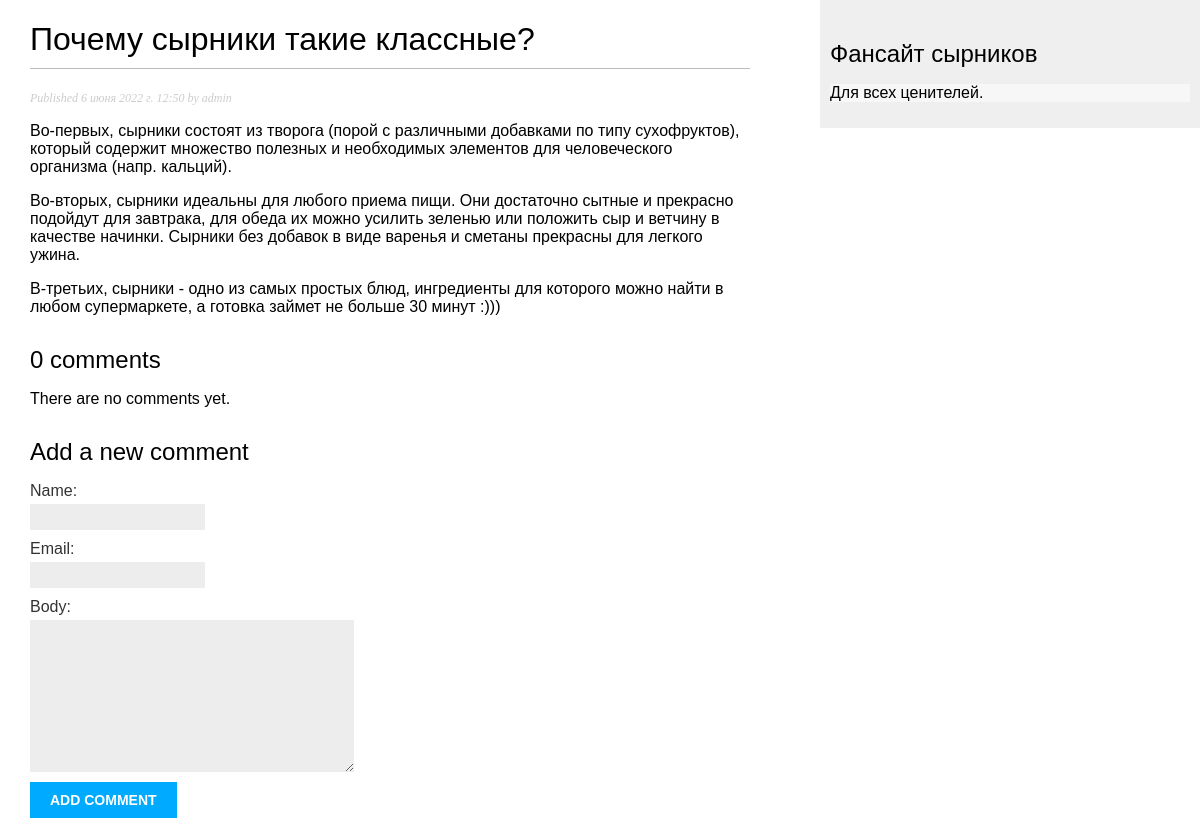
The page /blog/6/ on the database its author committed.
### blog/models.py (models this page shows, shortened)
class Post(models.Model):
    class Status(models.TextChoices):
        DRAFT = 'DF', 'Draft'
        PUBLISHED = 'PB', 'Published'
    title = models.CharField(max_length=250)
    slug = models.SlugField(max_length=250)
    author = models.ForeignKey(User, on_delete=models.CASCADE, related_name='blog_posts')
    body = models.TextField()
    publish = models.DateTimeField(default=timezone.now)
    created = models.DateTimeField(auto_now_add=True)
    updated = models.DateTimeField(auto_now=True)
    status = models.CharField(max_length=2, choices=Status.choices, default=Status.DRAFT)
    objects = models.Manager() # The default manager.
    published = PublishedManager() # Our custom manager.
    class Meta:
        ordering = ['-publish']
        indexes = [models.Index(fields=['-publish']),]

### blog/views.py (the view)
# urls.py: path('<int:id>/', views.post_detail, name='post_detail'),
def post_detail(request, id):
    post = get_object_or_404(Post, id=id, status=Post.Status.PUBLISHED)
    comments = post.comments.filter(active=True)
    form = CommentForm()
    return render(request, 'blog/post/detail.html', {'post': post, 'comments': comments,'form': form})

### blog/forms.py
class CommentForm(forms.ModelForm):
    class Meta:
        model = Comment
        fields = ['name', 'email', 'body']

### blog/templates/blog/post/detail.html (shortened to what this page needs)
{% extends "blog/base.html" %}
{% block content %}
  <h1>{{ post.title }}</h1>
  <p class="date">
    Published {{ post.publish }} by {{ post.author }}
  </p>
  {{ post.body|linebreaks }}
{% with comments.count as total_comments %}
 <h2>{{ total_comments }} comment{{ total_comments|pluralize }}</h2>
{% endwith %}
{% for comment in comments %}
 <div class="comment">
 <p class="info">
 Comment {{ forloop.counter }} by {{ comment.name }}
 {{ comment.created }}
 </p>
 {{ comment.body|linebreaks }}
 </div>
{% empty %}
 <p>There are no comments yet.</p>
{% endfor %}
<h2>Add a new comment</h2>
 <form action="{% url "blog:post_comment" post.id %}" method="post">
 {{ form.as_p }}
 <p><input type="submit" value="Add comment"></p>
 </form>
{% endblock %}

### blog/static/css/blog.css (style rules this page uses)
body { margin:0; padding:0; font-family:Georgia, sans-serif; background-image: url(https://i.ytimg.com/vi/pvp_L_gaGwc/maxresdefault.jpg); background-repeat: no-repeat; }
h1 { font-weight:normal; border-bottom:1px solid #bbb; padding:0 0 10px 0; }
h2 { font-weight:normal; margin:30px 0 0; }
p.date { color:#ccc; font-family: georgia, serif; font-size: 12px; font-style: italic; }
label { float:left; clear:both; color:#333; margin-bottom:4px; }
input, textarea { clear:both; float:left; margin:0 0 10px; background:#ededed; border:0; padding:6px 10px; font-size:12px; }
input[type=submit] { font-weight:bold; background:#00abff; color:#fff; padding:10px 20px; font-size:14px; text-transform:uppercase; }
p { background-color: RGBA(255, 255, 255, 0.5); }

### rows shown on the page
Post: title "Почему сырники такие классные?", publish "6 июня 2022 г. 12:50", author "admin", body "Во-первых, сырники состоят из творога (порой с различными добавками по типу сухофруктов), который содержит множество полезных и необходимых элементов для человеческого организма (напр. кальций). Во-вторых, сырники идеальны для любого приема пищи. Они достаточно сытные и прекрасно подойдут для завтрака, для обеда их можно усилить зеленью или положить сыр и ветчину в качестве начинки. Сырники без добавок в виде варенья и сметаны прекрасны для легкого ужина. В-третьих, сырники - одно из самых простых блюд, ингредиенты для которого можно найти в любом супермаркете, а готовка займет не больше 30 минут :)))"

### other values the page prints
{{ total_comments }} "0"
